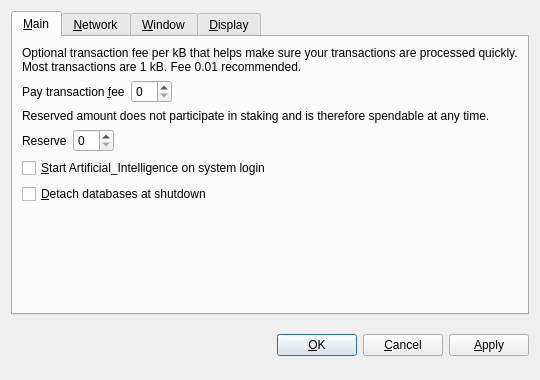
<?xml version="1.0" encoding="UTF-8"?>
<ui version="4.0">
 <class>OptionsDialog</class>
 <widget class="QDialog" name="OptionsDialog">
  <property name="geometry">
   <rect>
    <x>0</x>
    <y>0</y>
    <width>540</width>
    <height>380</height>
   </rect>
  </property>
  <property name="windowTitle">
   <string>Options</string>
  </property>
  <property name="modal">
   <bool>true</bool>
  </property>
  <layout class="QVBoxLayout" name="verticalLayout">
   <item>
    <widget class="QTabWidget" name="tabWidget">
     <property name="tabPosition">
      <enum>QTabWidget::North</enum>
     </property>
     <property name="currentIndex">
      <number>0</number>
     </property>
     <widget class="QWidget" name="tabMain">
      <attribute name="title">
       <string>&amp;Main</string>
      </attribute>
      <layout class="QVBoxLayout" name="verticalLayout_Main">
       <item>
        <widget class="QLabel" name="transactionFeeInfoLabel">
         <property name="text">
          <string>Optional transaction fee per kB that helps make sure your transactions are processed quickly. Most transactions are 1 kB. Fee 0.01 recommended.</string>
         </property>
         <property name="textFormat">
          <enum>Qt::PlainText</enum>
         </property>
         <property name="wordWrap">
          <bool>true</bool>
         </property>
        </widget>
       </item>
       <item>
        <layout class="QHBoxLayout" name="horizontalLayoutFee">
         <item>
          <widget class="QLabel" name="transactionFeeLabel">
           <property name="text">
            <string>Pay transaction &amp;fee</string>
           </property>
           <property name="textFormat">
            <enum>Qt::PlainText</enum>
           </property>
           <property name="buddy">
            <cstring>transactionFee</cstring>
           </property>
          </widget>
         </item>
         <item>
          <widget class="BitcoinAmountField" name="transactionFee"/>
         </item>
         <item>
          <spacer name="horizontalSpacerFee">
           <property name="orientation">
            <enum>Qt::Horizontal</enum>
           </property>
           <property name="sizeHint" stdset="0">
            <size>
             <width>40</width>
             <height>20</height>
            </size>
           </property>
          </spacer>
         </item>
        </layout>
       </item>
       <item>
        <widget class="QLabel" name="reserveBalanceInfoLabel">
         <property name="text">
          <string>Reserved amount does not participate in staking and is therefore spendable at any time.</string>
         </property>
         <property name="textFormat">
          <enum>Qt::PlainText</enum>
         </property>
         <property name="wordWrap">
          <bool>true</bool>
         </property>
        </widget>
       </item>
       <item>
        <layout class="QHBoxLayout" name="horizontalLayoutReserveBalance">
         <item>
          <widget class="QLabel" name="reserveBalanceLabel">
           <property name="text">
            <string>Reserve</string>
           </property>
           <property name="textFormat">
            <enum>Qt::PlainText</enum>
           </property>
           <property name="buddy">
            <cstring>reserveBalance</cstring>
           </property>
          </widget>
         </item>
         <item>
          <widget class="BitcoinAmountField" name="reserveBalance"/>
         </item>
         <item>
          <spacer name="horizontalSpacerReserveBalance">
           <property name="orientation">
            <enum>Qt::Horizontal</enum>
           </property>
           <property name="sizeHint" stdset="0">
            <size>
             <width>40</width>
             <height>20</height>
            </size>
           </property>
          </spacer>
         </item>
        </layout>
       </item>
       <item>
        <widget class="QCheckBox" name="bitcoinAtStartup">
         <property name="toolTip">
          <string>Automatically start Artificial_Intelligence after logging in to the system.</string>
         </property>
         <property name="text">
          <string>&amp;Start Artificial_Intelligence on system login</string>
         </property>
        </widget>
       </item>
       <item>
        <widget class="QCheckBox" name="detachDatabases">
         <property name="toolTip">
          <string>Detach block and address databases at shutdown. This means they can be moved to another data directory, but it slows down shutdown. The wallet is always detached.</string>
         </property>
         <property name="text">
          <string>&amp;Detach databases at shutdown</string>
         </property>
        </widget>
       </item>
       <item>
        <spacer name="verticalSpacer_Main">
         <property name="orientation">
          <enum>Qt::Vertical</enum>
         </property>
         <property name="sizeHint" stdset="0">
          <size>
           <width>20</width>
           <height>40</height>
          </size>
         </property>
        </spacer>
       </item>
      </layout>
     </widget>
     <widget class="QWidget" name="tabNetwork">
      <attribute name="title">
       <string>&amp;Network</string>
      </attribute>
      <layout class="QVBoxLayout" name="verticalLayout_Network">
       <item>
        <widget class="QCheckBox" name="mapPortUpnp">
         <property name="toolTip">
          <string>Automatically open the Artificial_Intelligence client port on the router. This only works when your router supports UPnP and it is enabled.</string>
         </property>
         <property name="text">
          <string>Map port using &amp;UPnP</string>
         </property>
        </widget>
       </item>
       <item>
        <widget class="QCheckBox" name="connectSocks">
         <property name="toolTip">
          <string>Connect to the Artificial_Intelligence network through a SOCKS proxy (e.g. when connecting through Tor).</string>
         </property>
         <property name="text">
          <string>&amp;Connect through SOCKS proxy:</string>
         </property>
        </widget>
       </item>
       <item>
        <layout class="QHBoxLayout" name="horizontalLayout_Network">
         <item>
          <widget class="QLabel" name="proxyIpLabel">
           <property name="text">
            <string>Proxy &amp;IP:</string>
           </property>
           <property name="textFormat">
            <enum>Qt::PlainText</enum>
           </property>
           <property name="buddy">
            <cstring>proxyIp</cstring>
           </property>
          </widget>
         </item>
         <item>
          <widget class="QValidatedLineEdit" name="proxyIp">
           <property name="maximumSize">
            <size>
             <width>140</width>
             <height>16777215</height>
            </size>
           </property>
           <property name="toolTip">
            <string>IP address of the proxy (e.g. 127.0.0.1)</string>
           </property>
          </widget>
         </item>
         <item>
          <widget class="QLabel" name="proxyPortLabel">
           <property name="text">
            <string>&amp;Port:</string>
           </property>
           <property name="textFormat">
            <enum>Qt::PlainText</enum>
           </property>
           <property name="buddy">
            <cstring>proxyPort</cstring>
           </property>
          </widget>
         </item>
         <item>
          <widget class="QLineEdit" name="proxyPort">
           <property name="maximumSize">
            <size>
             <width>55</width>
             <height>16777215</height>
            </size>
           </property>
           <property name="toolTip">
            <string>Port of the proxy (e.g. 9050)</string>
           </property>
          </widget>
         </item>
         <item>
          <widget class="QLabel" name="socksVersionLabel">
           <property name="text">
            <string>SOCKS &amp;Version:</string>
           </property>
           <property name="textFormat">
            <enum>Qt::PlainText</enum>
           </property>
           <property name="buddy">
            <cstring>socksVersion</cstring>
           </property>
          </widget>
         </item>
         <item>
          <widget class="QValueComboBox" name="socksVersion">
           <property name="toolTip">
            <string>SOCKS version of the proxy (e.g. 5)</string>
           </property>
          </widget>
         </item>
         <item>
          <spacer name="horizontalSpacer_Network">
           <property name="orientation">
            <enum>Qt::Horizontal</enum>
           </property>
           <property name="sizeHint" stdset="0">
            <size>
             <width>40</width>
             <height>20</height>
            </size>
           </property>
          </spacer>
         </item>
        </layout>
       </item>
       <item>
        <spacer name="verticalSpacer_Network">
         <property name="orientation">
          <enum>Qt::Vertical</enum>
         </property>
         <property name="sizeHint" stdset="0">
          <size>
           <width>20</width>
           <height>40</height>
          </size>
         </property>
        </spacer>
       </item>
      </layout>
     </widget>
     <widget class="QWidget" name="tabWindow">
      <attribute name="title">
       <string>&amp;Window</string>
      </attribute>
      <layout class="QVBoxLayout" name="verticalLayout_Window">
       <item>
        <widget class="QCheckBox" name="minimizeToTray">
         <property name="toolTip">
          <string>Show only a tray icon after minimizing the window.</string>
         </property>
         <property name="text">
          <string>&amp;Minimize to the tray instead of the taskbar</string>
         </property>
        </widget>
       </item>
       <item>
        <widget class="QCheckBox" name="minimizeOnClose">
         <property name="toolTip">
          <string>Minimize instead of exit the application when the window is closed. When this option is enabled, the application will be closed only after selecting Quit in the menu.</string>
         </property>
         <property name="text">
          <string>M&amp;inimize on close</string>
         </property>
        </widget>
       </item>
       <item>
        <spacer name="verticalSpacer_Window">
         <property name="orientation">
          <enum>Qt::Vertical</enum>
         </property>
         <property name="sizeHint" stdset="0">
          <size>
           <width>20</width>
           <height>40</height>
          </size>
         </property>
        </spacer>
       </item>
      </layout>
     </widget>
     <widget class="QWidget" name="tabDisplay">
      <attribute name="title">
       <string>&amp;Display</string>
      </attribute>
      <layout class="QVBoxLayout" name="verticalLayout_Display">
       <item>
        <layout class="QHBoxLayout" name="horizontalLayout_1_Display">
         <item>
          <widget class="QLabel" name="langLabel">
           <property name="text">
            <string>User Interface &amp;language:</string>
           </property>
           <property name="textFormat">
            <enum>Qt::PlainText</enum>
           </property>
           <property name="buddy">
            <cstring>lang</cstring>
           </property>
          </widget>
         </item>
         <item>
          <widget class="QValueComboBox" name="lang">
           <property name="toolTip">
            <string>The user interface language can be set here. This setting will take effect after restarting Artificial_Intelligence.</string>
           </property>
          </widget>
         </item>
        </layout>
       </item>
       <item>
        <layout class="QHBoxLayout" name="horizontalLayout_2_Display">
         <item>
          <widget class="QLabel" name="unitLabel">
           <property name="text">
            <string>&amp;Unit to show amounts in:</string>
           </property>
           <property name="textFormat">
            <enum>Qt::PlainText</enum>
           </property>
           <property name="buddy">
            <cstring>unit</cstring>
           </property>
          </widget>
         </item>
         <item>
          <widget class="QValueComboBox" name="unit">
           <property name="toolTip">
            <string>Choose the default subdivision unit to show in the interface and when sending coins.</string>
           </property>
          </widget>
         </item>
        </layout>
       </item>
       <item>
        <widget class="QCheckBox" name="displayAddresses">
         <property name="toolTip">
          <string>Whether to show Artificial_Intelligence addresses in the transaction list or not.</string>
         </property>
         <property name="text">
          <string>&amp;Display addresses in transaction list</string>
         </property>
        </widget>
       </item>
       <item>
        <widget class="QCheckBox" name="coinControlFeatures">
         <property name="toolTip">
          <string>Whether to show coin control features or not.</string>
         </property>
         <property name="text">
          <string>Display coin &amp;control features (experts only!)</string>
         </property>
        </widget>
       </item>
       <item>
        <spacer name="verticalSpacer_Display">
         <property name="orientation">
          <enum>Qt::Vertical</enum>
         </property>
         <property name="sizeHint" stdset="0">
          <size>
           <width>20</width>
           <height>40</height>
          </size>
         </property>
        </spacer>
       </item>
      </layout>
     </widget>
    </widget>
   </item>
   <item>
    <layout class="QHBoxLayout" name="horizontalLayout_Buttons">
     <item>
      <spacer name="horizontalSpacer_1">
       <property name="orientation">
        <enum>Qt::Horizontal</enum>
       </property>
       <property name="sizeHint" stdset="0">
        <size>
         <width>40</width>
         <height>48</height>
        </size>
       </property>
      </spacer>
     </item>
     <item>
      <widget class="QLabel" name="statusLabel">
       <property name="font">
        <font>
         <weight>75</weight>
         <bold>true</bold>
        </font>
       </property>
       <property name="text">
        <string/>
       </property>
       <property name="textFormat">
        <enum>Qt::PlainText</enum>
       </property>
       <property name="wordWrap">
        <bool>true</bool>
       </property>
      </widget>
     </item>
     <item>
      <spacer name="horizontalSpacer_2">
       <property name="orientation">
        <enum>Qt::Horizontal</enum>
       </property>
       <property name="sizeHint" stdset="0">
        <size>
         <width>40</width>
         <height>48</height>
        </size>
       </property>
      </spacer>
     </item>
     <item>
      <widget class="QPushButton" name="okButton">
       <property name="text">
        <string>&amp;OK</string>
       </property>
      </widget>
     </item>
     <item>
      <widget class="QPushButton" name="cancelButton">
       <property name="text">
        <string>&amp;Cancel</string>
       </property>
       <property name="autoDefault">
        <bool>false</bool>
       </property>
      </widget>
     </item>
     <item>
      <widget class="QPushButton" name="applyButton">
       <property name="text">
        <string>&amp;Apply</string>
       </property>
       <property name="autoDefault">
        <bool>false</bool>
       </property>
      </widget>
     </item>
    </layout>
   </item>
  </layout>
 </widget>
 <customwidgets>
  <customwidget>
   <class>BitcoinAmountField</class>
   <extends>QSpinBox</extends>
   <header>bitcoinamountfield.h</header>
  </customwidget>
  <customwidget>
   <class>QValueComboBox</class>
   <extends>QComboBox</extends>
   <header>qvaluecombobox.h</header>
  </customwidget>
  <customwidget>
   <class>QValidatedLineEdit</class>
   <extends>QLineEdit</extends>
   <header>qvalidatedlineedit.h</header>
  </customwidget>
 </customwidgets>
 <resources/>
 <connections/>
</ui>
